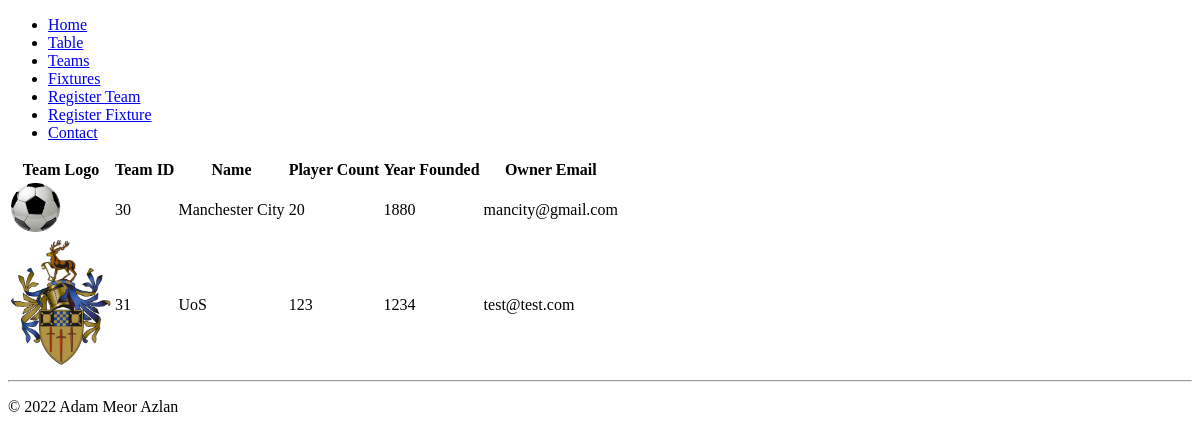
Page /teams/ on the earlier database version.
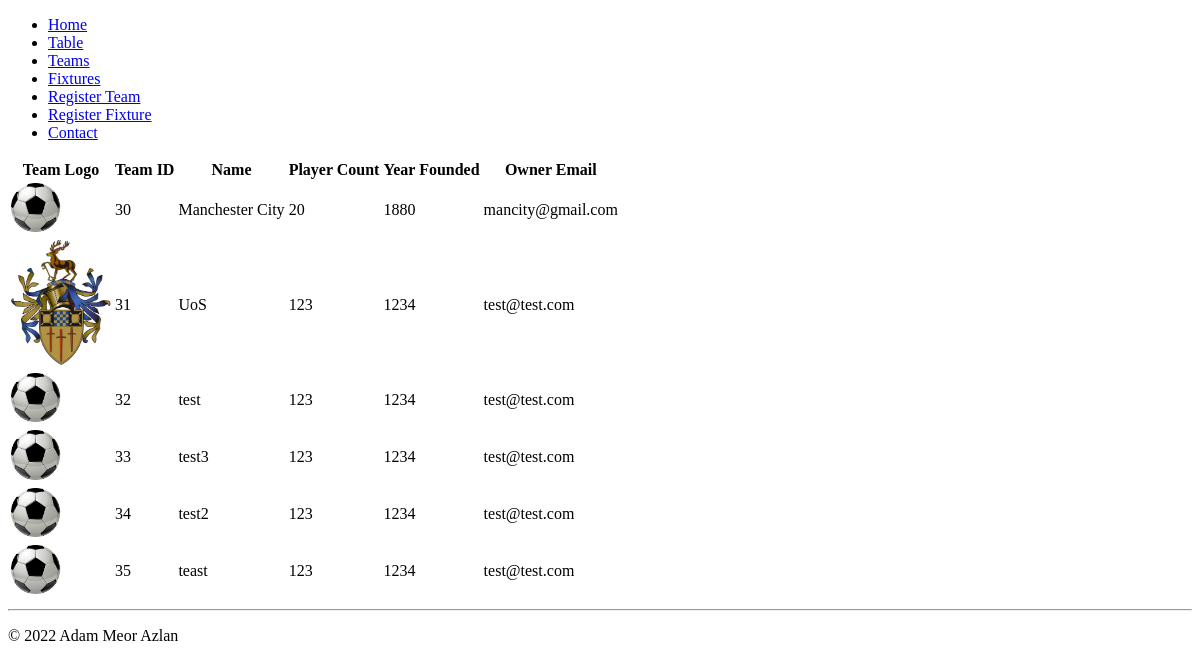
Same page on the later database version.
### teams/models.py (models this page shows)
class team(models.Model):
    name = models.CharField(max_length=100, unique=True)
    player_count = models.IntegerField(validators = [MinValueValidator(11)])
    year_founded = models.IntegerField(validators = [MaxValueValidator(2022)])
    owner_email = models.EmailField(max_length=100)
    image = models.ImageField(null=True, blank=True, upload_to='images/')

### teams/views.py (the view)
# urls.py: path('teams/', include('teams.urls')),
def teams(request):
    context = {}
    context["team_list"] = team.objects.all()
    return render(request, "teams/teams.html",context)

### teams/templates/teams/teams.html (shortened to what this page needs)
{% extends "base.html" %}
{% block content %}
<table>
    <tr>
        <th>Team Logo</th>
        <th>Team ID</th>
        <th>Name</th>
        <th>Player Count</th>
        <th>Year Founded</th>
        <th>Owner Email</th>
    </tr>
    {% for team in team_list %}
        <tr>
            <td>
                {% if team.image %}
                <img src="static{{ team.image.url}}"width=100px>
                {% else %}
                <img src="static/images/football_icon.jpg"width=50px>
                {% endif %}
            <td>
                {{ team.id }}
            </td>
            <td>
                {{ team.name | truncatechars:20}}
            </td>
            <td>
                {{ team.player_count}}
            </td>
            <td>
                {{team.year_founded}}
            </td>
            <td>
                {{team.owner_email}}
            </td>
        </tr>
    {% endfor %}
   </table> <hr/>
{% endblock content %}

Differences in the rows shown:
added team: id "32", name "test", player_count "123", year_founded "1234", owner_email "test@test.com"
added team: id "33", name "test3", player_count "123", year_founded "1234", owner_email "test@test.com"
added team: id "34", name "test2", player_count "123", year_founded "1234", owner_email "test@test.com"
added team: id "35", name "teast", player_count "123", year_founded "1234", owner_email "test@test.com"
